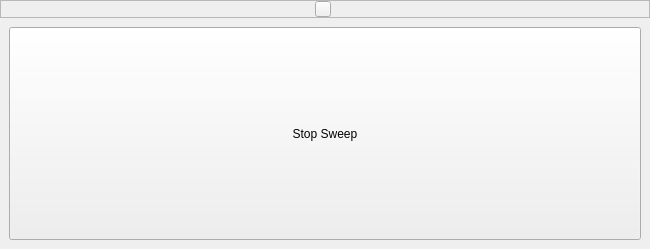
<?xml version="1.0" encoding="UTF-8"?>
<ui version="4.0">
 <class>stopDialogForm</class>
 <widget class="QWidget" name="stopDialogForm">
  <property name="geometry">
   <rect>
    <x>0</x>
    <y>0</y>
    <width>650</width>
    <height>249</height>
   </rect>
  </property>
  <property name="sizePolicy">
   <sizepolicy hsizetype="Minimum" vsizetype="MinimumExpanding">
    <horstretch>0</horstretch>
    <verstretch>0</verstretch>
   </sizepolicy>
  </property>
  <layout class="QVBoxLayout" name="verticalLayout_2">
   <property name="spacing">
    <number>0</number>
   </property>
   <property name="leftMargin">
    <number>0</number>
   </property>
   <property name="topMargin">
    <number>0</number>
   </property>
   <property name="rightMargin">
    <number>0</number>
   </property>
   <property name="bottomMargin">
    <number>0</number>
   </property>
   <item>
    <widget class="BarFrame" name="TitleBar">
     <property name="sizePolicy">
      <sizepolicy hsizetype="Expanding" vsizetype="Preferred">
       <horstretch>0</horstretch>
       <verstretch>0</verstretch>
      </sizepolicy>
     </property>
     <property name="maximumSize">
      <size>
       <width>16777215</width>
       <height>25</height>
      </size>
     </property>
     <property name="frameShape">
      <enum>QFrame::StyledPanel</enum>
     </property>
     <property name="frameShadow">
      <enum>QFrame::Raised</enum>
     </property>
     <layout class="QHBoxLayout" name="horizontalLayout_7">
      <property name="spacing">
       <number>6</number>
      </property>
      <property name="leftMargin">
       <number>0</number>
      </property>
      <property name="topMargin">
       <number>0</number>
      </property>
      <property name="rightMargin">
       <number>4</number>
      </property>
      <property name="bottomMargin">
       <number>0</number>
      </property>
      <item>
       <widget class="QPushButton" name="closeStelWindow">
        <property name="minimumSize">
         <size>
          <width>16</width>
          <height>16</height>
         </size>
        </property>
        <property name="maximumSize">
         <size>
          <width>16</width>
          <height>16</height>
         </size>
        </property>
        <property name="focusPolicy">
         <enum>Qt::NoFocus</enum>
        </property>
        <property name="text">
         <string/>
        </property>
       </widget>
      </item>
     </layout>
    </widget>
   </item>
   <item>
    <widget class="QFrame" name="Contents">
     <property name="enabled">
      <bool>true</bool>
     </property>
     <property name="sizePolicy">
      <sizepolicy hsizetype="Expanding" vsizetype="Expanding">
       <horstretch>0</horstretch>
       <verstretch>0</verstretch>
      </sizepolicy>
     </property>
     <layout class="QHBoxLayout" name="horizontalLayout">
      <item>
       <widget class="QPushButton" name="pushButton">
        <property name="sizePolicy">
         <sizepolicy hsizetype="Preferred" vsizetype="Preferred">
          <horstretch>0</horstretch>
          <verstretch>0</verstretch>
         </sizepolicy>
        </property>
        <property name="text">
         <string>Stop Sweep</string>
        </property>
       </widget>
      </item>
     </layout>
    </widget>
   </item>
  </layout>
 </widget>
 <customwidgets>
  <customwidget>
   <class>BarFrame</class>
   <extends>QFrame</extends>
   <header>Dialog.hpp</header>
   <container>1</container>
  </customwidget>
 </customwidgets>
 <resources/>
 <connections/>
</ui>
